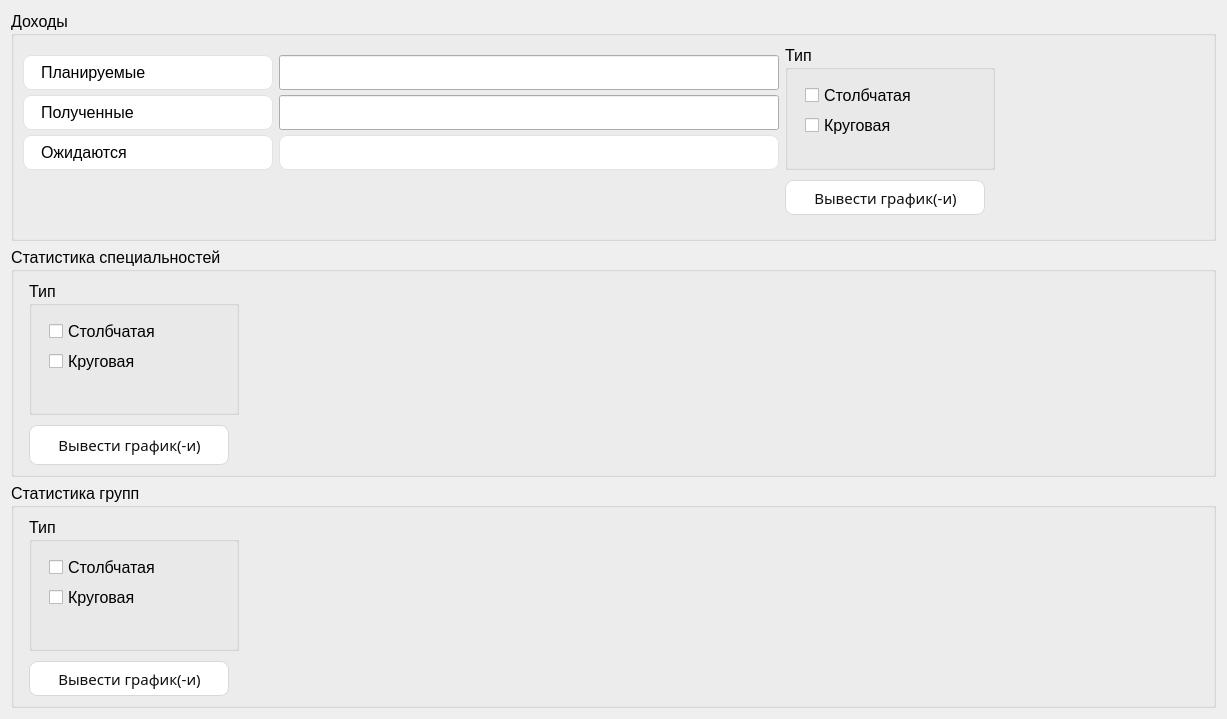
     <widget class="QWidget" name="scrollAreaWidgetContents_2">
      <property name="geometry">
       <rect>
        <x>0</x>
        <y>0</y>
        <width>1227</width>
        <height>710</height>
       </rect>
      </property>
      <layout class="QVBoxLayout" name="verticalLayout_4">
       <item>
        <widget class="QGroupBox" name="groupBox_23">
         <property name="sizePolicy">
          <sizepolicy hsizetype="Expanding" vsizetype="Expanding">
           <horstretch>0</horstretch>
           <verstretch>0</verstretch>
          </sizepolicy>
         </property>
         <property name="minimumSize">
          <size>
           <width>0</width>
           <height>230</height>
          </size>
         </property>
         <property name="maximumSize">
          <size>
           <width>16777215</width>
           <height>250</height>
          </size>
         </property>
         <property name="font">
          <font>
           <pointsize>12</pointsize>
          </font>
         </property>
         <property name="styleSheet">
          <string notr="true"/>
         </property>
         <property name="title">
          <string>Доходы</string>
         </property>
         <property name="flat">
          <bool>true</bool>
         </property>
         <layout class="QFormLayout" name="formLayout_6">
          <property name="verticalSpacing">
           <number>10</number>
          </property>
          <item row="0" column="0">
           <layout class="QFormLayout" name="formLayout_3">
            <property name="sizeConstraint">
             <enum>QLayout::SetDefaultConstraint</enum>
            </property>
            <property name="formAlignment">
             <set>Qt::AlignLeading|Qt::AlignLeft|Qt::AlignTop</set>
            </property>
            <property name="horizontalSpacing">
             <number>6</number>
            </property>
            <property name="verticalSpacing">
             <number>5</number>
            </property>
            <property name="topMargin">
             <number>10</number>
            </property>
            <item row="0" column="0">
             <widget class="QLineEdit" name="lineEdit_55">
              <property name="enabled">
               <bool>true</bool>
              </property>
              <property name="sizePolicy">
               <sizepolicy hsizetype="Fixed" vsizetype="Fixed">
                <horstretch>0</horstretch>
                <verstretch>0</verstretch>
               </sizepolicy>
              </property>
              <property name="minimumSize">
               <size>
                <width>250</width>
                <height>35</height>
               </size>
              </property>
              <property name="maximumSize">
               <size>
                <width>300</width>
                <height>16777215</height>
               </size>
              </property>
              <property name="baseSize">
               <size>
                <width>0</width>
                <height>0</height>
               </size>
              </property>
              <property name="font">
               <font>
                <pointsize>12</pointsize>
               </font>
              </property>
              <property name="styleSheet">
               <string notr="true">QLineEdit {
  border-radius: 8px;
  border: 1px solid #e0e4e7;
  padding: 5px 15px; 
  width: 200px;
  height : 23px;
}
QLineEdit:focus {
  border: 1px solid #d0e3ff;
}
QLineEdit::placeholder {
  color: #767e89;
}</string>
              </property>
              <property name="text">
               <string>Планируемые</string>
              </property>
              <property name="readOnly">
               <bool>true</bool>
              </property>
             </widget>
            </item>
            <item row="0" column="1">
             <widget class="QLineEdit" name="lineEdit_62">
              <property name="sizePolicy">
               <sizepolicy hsizetype="Fixed" vsizetype="Ignored">
                <horstretch>0</horstretch>
                <verstretch>0</verstretch>
               </sizepolicy>
              </property>
              <property name="minimumSize">
               <size>
                <width>500</width>
                <height>35</height>
               </size>
              </property>
              <property name="maximumSize">
               <size>
                <width>500</width>
                <height>16777215</height>
               </size>
              </property>
              <property name="font">
               <font>
                <pointsize>12</pointsize>
               </font>
              </property>
              <property name="styleSheet">
               <string notr="true">QLineEdit {
  border-radius: 8px;
  border: 1px solid #e0e4e7;
  padding: 5px 15px;
}
QLineEdit:focus {
  border: 1px solid #d0e3ff;
}
QLineEdit::placeholder {
  color: #767e89;
}R</string>
              </property>
              <property name="inputMethodHints">
               <set>Qt::ImhNone</set>
              </property>
              <property name="text">
               <string/>
              </property>
              <property name="readOnly">
               <bool>true</bool>
              </property>
              <property name="placeholderText">
               <string/>
              </property>
             </widget>
            </item>
            <item row="2" column="0">
             <widget class="QLineEdit" name="lineEdit_56">
              <property name="minimumSize">
               <size>
                <width>250</width>
                <height>35</height>
               </size>
              </property>
              <property name="maximumSize">
               <size>
                <width>300</width>
                <height>16777215</height>
               </size>
              </property>
              <property name="font">
               <font>
                <pointsize>12</pointsize>
               </font>
              </property>
              <property name="styleSheet">
               <string notr="true">QLineEdit {
  border-radius: 8px;
  border: 1px solid #e0e4e7;
  padding: 5px 15px;
}
QLineEdit:focus {
  border: 1px solid #d0e3ff;
}
QLineEdit::placeholder {
  color: #767e89;
}</string>
              </property>
              <property name="text">
               <string>Полученные</string>
              </property>
              <property name="readOnly">
               <bool>true</bool>
              </property>
             </widget>
            </item>
            <item row="2" column="1">
             <widget class="QLineEdit" name="lineEdit_57">
              <property name="minimumSize">
               <size>
                <width>0</width>
                <height>35</height>
               </size>
              </property>
              <property name="font">
               <font>
                <pointsize>12</pointsize>
               </font>
              </property>
              <property name="styleSheet">
               <string>QLineEdit {
  border-radius: 8px;
  border: 1px solid #e0e4e7;
  padding: 5px 15px;
}
QLineEdit:focus {
  border: 1px solid #d0e3ff;
}
QLineEdit::placeholder {
  color: #767e89;
}R</string>
              </property>
              <property name="readOnly">
               <bool>true</bool>
              </property>
             </widget>
            </item>
            <item row="3" column="0">
             <widget class="QLineEdit" name="lineEdit_58">
              <property name="minimumSize">
               <size>
                <width>250</width>
                <height>35</height>
               </size>
              </property>
              <property name="maximumSize">
               <size>
                <width>300</width>
                <height>16777215</height>
               </size>
              </property>
              <property name="font">
               <font>
                <pointsize>12</pointsize>
               </font>
              </property>
              <property name="styleSheet">
               <string notr="true">QLineEdit {
  border-radius: 8px;
  border: 1px solid #e0e4e7;
  padding: 5px 15px;
}
QLineEdit:focus {
  border: 1px solid #d0e3ff;
}
QLineEdit::placeholder {
  color: #767e89;
}</string>
              </property>
              <property name="text">
               <string>Ожидаются</string>
              </property>
              <property name="readOnly">
               <bool>true</bool>
              </property>
             </widget>
            </item>
            <item row="3" column="1">
             <widget class="QLineEdit" name="lineEdit_59">
              <property name="minimumSize">
               <size>
                <width>0</width>
                <height>35</height>
               </size>
              </property>
              <property name="font">
               <font>
                <pointsize>12</pointsize>
               </font>
              </property>
              <property name="styleSheet">
               <string notr="true">QLineEdit {
  border-radius: 8px;
  border: 1px solid #e0e4e7;
  padding: 5px 15px;
}
QLineEdit:focus {
  border: 1px solid #d0e3ff;
}
QLineEdit::placeholder {
  color: #767e89;
}</string>
              </property>
              <property name="readOnly">
               <bool>true</bool>
              </property>
             </widget>
            </item>
           </layout>
          </item>
          <item row="0" column="1">
           <layout class="QGridLayout" name="gridLayout_2">
            <item row="0" column="1">
             <spacer name="horizontalSpacer">
              <property name="orientation">
               <enum>Qt::Horizontal</enum>
              </property>
              <property name="sizeHint" stdset="0">
               <size>
                <width>40</width>
                <height>20</height>
               </size>
              </property>
             </spacer>
            </item>
            <item row="0" column="0">
             <widget class="QGroupBox" name="groupBox_10">
              <property name="sizePolicy">
               <sizepolicy hsizetype="Expanding" vsizetype="Preferred">
                <horstretch>0</horstretch>
                <verstretch>0</verstretch>
               </sizepolicy>
              </property>
              <property name="font">
               <font>
                <pointsize>12</pointsize>
               </font>
              </property>
              <property name="title">
               <string>Тип</string>
              </property>
              <widget class="QCheckBox" name="checkBox_2">
               <property name="geometry">
                <rect>
                 <x>20</x>
                 <y>40</y>
                 <width>111</width>
                 <height>20</height>
                </rect>
               </property>
               <property name="sizePolicy">
                <sizepolicy hsizetype="Expanding" vsizetype="Fixed">
                 <horstretch>0</horstretch>
                 <verstretch>0</verstretch>
                </sizepolicy>
               </property>
               <property name="font">
                <font>
                 <pointsize>12</pointsize>
                </font>
               </property>
               <property name="text">
                <string>Столбчатая</string>
               </property>
              </widget>
              <widget class="QCheckBox" name="checkBox_3">
               <property name="geometry">
                <rect>
                 <x>20</x>
                 <y>70</y>
                 <width>101</width>
                 <height>20</height>
                </rect>
               </property>
               <property name="sizePolicy">
                <sizepolicy hsizetype="Expanding" vsizetype="Fixed">
                 <horstretch>0</horstretch>
                 <verstretch>0</verstretch>
                </sizepolicy>
               </property>
               <property name="font">
                <font>
                 <pointsize>12</pointsize>
                </font>
               </property>
               <property name="text">
                <string>Круговая</string>
               </property>
              </widget>
             </widget>
            </item>
           </layout>
          </item>
          <item row="1" column="1">
           <widget class="QPushButton" name="pushButton_35">
            <property name="sizePolicy">
             <sizepolicy hsizetype="Ignored" vsizetype="Ignored">
              <horstretch>0</horstretch>
              <verstretch>0</verstretch>
             </sizepolicy>
            </property>
            <property name="minimumSize">
             <size>
              <width>0</width>
              <height>35</height>
             </size>
            </property>
            <property name="maximumSize">
             <size>
              <width>200</width>
              <height>45</height>
             </size>
            </property>
            <property name="font">
             <font>
              <family>Amazon Ember</family>
              <pointsize>-1</pointsize>
              <underline>false</underline>
              <strikeout>false</strikeout>
             </font>
            </property>
            <property name="styleSheet">
             <string notr="true">
QPushButton {
  background-color: #fff;
  border: 1px solid #d5d9d9;
  border-radius: 8px;
  box-shadow: rgba(213, 217, 217, .5) 0 2px 5px 0;
  box-sizing: border-box;
  color: #0f1111;
  cursor: pointer;
  display: inline-block;
  font-family: &quot;Amazon Ember&quot;,sans-serif;
  font-size: 15px;
  line-height: 29px;
  padding: 0 10px 0 11px;
  position: relative;
  text-align: center;
  text-decoration: none;
  user-select: none;
  -webkit-user-select: none;
  touch-action: manipulation;
  vertical-align: middle;
  width: 100px;
box-shadow: rgba(213, 217, 217, .5) 0 2px 5px 0;
}

QPushButton:hover {
  background-color: #f7fafa;
}

QPushButton:focus {
  border-color: #008296;
  box-shadow: rgba(213, 217, 217, .5) 0 2px 5px 0;
  outline: 0;
}</string>
            </property>
            <property name="text">
             <string>Вывести график(-и)</string>
            </property>
           </widget>
          </item>
         </layout>
        </widget>
       </item>
       <item>
        <widget class="QGroupBox" name="groupBox_24">
         <property name="sizePolicy">
          <sizepolicy hsizetype="Expanding" vsizetype="Expanding">
           <horstretch>0</horstretch>
           <verstretch>0</verstretch>
          </sizepolicy>
         </property>
         <property name="minimumSize">
          <size>
           <width>0</width>
           <height>230</height>
          </size>
         </property>
         <property name="maximumSize">
          <size>
           <width>16777215</width>
           <height>16777215</height>
          </size>
         </property>
         <property name="font">
          <font>
           <pointsize>12</pointsize>
          </font>
         </property>
         <property name="styleSheet">
          <string notr="true">QLineEdit {
  border-radius: 8px;
  border: 1px solid #e0e4e7;
  padding: 5px 15px; 
  font: 11pt;
}
QLineEdit:focus {
  border: 1px solid #d0e3ff;
}
QLineEdit::placeholder {
  color: #767e89;
}</string>
         </property>
         <property name="title">
          <string>Статистика специальностей</string>
         </property>
         <property name="flat">
          <bool>true</bool>
         </property>
         <layout class="QFormLayout" name="formLayout_7">
          <property name="verticalSpacing">
           <number>10</number>
          </property>
          <item row="0" column="0">
           <layout class="QFormLayout" name="formLayout_8">
            <property name="sizeConstraint">
             <enum>QLayout::SetDefaultConstraint</enum>
            </property>
            <property name="formAlignment">
             <set>Qt::AlignLeading|Qt::AlignLeft|Qt::AlignTop</set>
            </property>
            <property name="horizontalSpacing">
             <number>6</number>
            </property>
            <property name="verticalSpacing">
             <number>20</number>
            </property>
            <property name="topMargin">
             <number>10</number>
            </property>
           </layout>
          </item>
          <item row="0" column="1">
           <layout class="QGridLayout" name="gridLayout_3">
            <item row="0" column="1">
             <spacer name="horizontalSpacer_2">
              <property name="orientation">
               <enum>Qt::Horizontal</enum>
              </property>
              <property name="sizeHint" stdset="0">
               <size>
                <width>40</width>
                <height>20</height>
               </size>
              </property>
             </spacer>
            </item>
            <item row="0" column="0">
             <widget class="QGroupBox" name="groupBox_13">
              <property name="sizePolicy">
               <sizepolicy hsizetype="Expanding" vsizetype="Expanding">
                <horstretch>0</horstretch>
                <verstretch>0</verstretch>
               </sizepolicy>
              </property>
              <property name="minimumSize">
               <size>
                <width>210</width>
                <height>134</height>
               </size>
              </property>
              <property name="maximumSize">
               <size>
                <width>210</width>
                <height>134</height>
               </size>
              </property>
              <property name="font">
               <font>
                <pointsize>12</pointsize>
               </font>
              </property>
              <property name="title">
               <string>Тип</string>
              </property>
              <widget class="QCheckBox" name="checkBox_4">
               <property name="geometry">
                <rect>
                 <x>20</x>
                 <y>40</y>
                 <width>111</width>
                 <height>20</height>
                </rect>
               </property>
               <property name="sizePolicy">
                <sizepolicy hsizetype="Expanding" vsizetype="Fixed">
                 <horstretch>0</horstretch>
                 <verstretch>0</verstretch>
                </sizepolicy>
               </property>
               <property name="font">
                <font>
                 <pointsize>12</pointsize>
                </font>
               </property>
               <property name="text">
                <string>Столбчатая</string>
               </property>
              </widget>
              <widget class="QCheckBox" name="checkBox_5">
               <property name="geometry">
                <rect>
                 <x>20</x>
                 <y>70</y>
                 <width>101</width>
                 <height>20</height>
                </rect>
               </property>
               <property name="sizePolicy">
                <sizepolicy hsizetype="Expanding" vsizetype="Fixed">
                 <horstretch>0</horstretch>
                 <verstretch>0</verstretch>
                </sizepolicy>
               </property>
               <property name="font">
                <font>
                 <pointsize>12</pointsize>
                </font>
               </property>
               <property name="text">
                <string>Круговая</string>
               </property>
              </widget>
             </widget>
            </item>
           </layout>
          </item>
          <item row="1" column="1">
           <widget class="QPushButton" name="pushButton_36">
            <property name="sizePolicy">
             <sizepolicy hsizetype="Ignored" vsizetype="Ignored">
              <horstretch>0</horstretch>
              <verstretch>0</verstretch>
             </sizepolicy>
            </property>
            <property name="minimumSize">
             <size>
              <width>0</width>
              <height>35</height>
             </size>
            </property>
            <property name="maximumSize">
             <size>
              <width>200</width>
              <height>45</height>
             </size>
            </property>
            <property name="font">
             <font>
              <family>Amazon Ember</family>
              <pointsize>-1</pointsize>
              <underline>false</underline>
              <strikeout>false</strikeout>
             </font>
            </property>
            <property name="styleSheet">
             <string notr="true">
QPushButton {
  background-color: #fff;
  border: 1px solid #d5d9d9;
  border-radius: 8px;
  box-shadow: rgba(213, 217, 217, .5) 0 2px 5px 0;
  box-sizing: border-box;
  color: #0f1111;
  cursor: pointer;
  display: inline-block;
  font-family: &quot;Amazon Ember&quot;,sans-serif;
  font-size: 15px;
  line-height: 29px;
  padding: 0 10px 0 11px;
  position: relative;
  text-align: center;
  text-decoration: none;
  user-select: none;
  -webkit-user-select: none;
  touch-action: manipulation;
  vertical-align: middle;
  width: 100px;
box-shadow: rgba(213, 217, 217, .5) 0 2px 5px 0;
}

QPushButton:hover {
  background-color: #f7fafa;
}

QPushButton:focus {
  border-color: #008296;
  box-shadow: rgba(213, 217, 217, .5) 0 2px 5px 0;
  outline: 0;
}</string>
            </property>
            <property name="text">
             <string>Вывести график(-и)</string>
            </property>
           </widget>
          </item>
         </layout>
        </widget>
       </item>
       <item>
        <widget class="QGroupBox" name="groupBox_25">
         <property name="sizePolicy">
          <sizepolicy hsizetype="Expanding" vsizetype="Fixed">
           <horstretch>0</horstretch>
           <verstretch>0</verstretch>
          </sizepolicy>
         </property>
         <property name="minimumSize">
          <size>
           <width>0</width>
           <height>0</height>
          </size>
         </property>
         <property name="maximumSize">
          <size>
           <width>16777215</width>
           <height>16777215</height>
          </size>
         </property>
         <property name="font">
          <font>
           <pointsize>12</pointsize>
          </font>
         </property>
         <property name="styleSheet">
          <string notr="true">QLineEdit {
  border-radius: 8px;
  border: 1px solid #e0e4e7;
  padding: 5px 15px; 
  font: 11pt;
}
QLineEdit:focus {
  border: 1px solid #d0e3ff;
}
QLineEdit::placeholder {
  color: #767e89;
}</string>
         </property>
         <property name="title">
          <string>Статистика групп</string>
         </property>
         <property name="flat">
          <bool>true</bool>
         </property>
         <layout class="QFormLayout" name="formLayout_9">
          <property name="verticalSpacing">
           <number>10</number>
          </property>
          <item row="0" column="0">
           <layout class="QFormLayout" name="formLayout_10">
            <property name="sizeConstraint">
             <enum>QLayout::SetDefaultConstraint</enum>
            </property>
            <property name="formAlignment">
             <set>Qt::AlignLeading|Qt::AlignLeft|Qt::AlignTop</set>
            </property>
            <property name="horizontalSpacing">
             <number>6</number>
            </property>
            <property name="verticalSpacing">
             <number>5</number>
            </property>
            <property name="topMargin">
             <number>10</number>
            </property>
           </layout>
          </item>
          <item row="0" column="1">
           <layout class="QGridLayout" name="gridLayout_4">
            <item row="0" column="1">
             <spacer name="horizontalSpacer_3">
              <property name="orientation">
               <enum>Qt::Horizontal</enum>
              </property>
              <property name="sizeHint" stdset="0">
               <size>
                <width>40</width>
                <height>20</height>
               </size>
              </property>
             </spacer>
            </item>
            <item row="0" column="0">
             <widget class="QGroupBox" name="groupBox_14">
              <property name="sizePolicy">
               <sizepolicy hsizetype="Expanding" vsizetype="Expanding">
                <horstretch>0</horstretch>
                <verstretch>0</verstretch>
               </sizepolicy>
              </property>
              <property name="minimumSize">
               <size>
                <width>210</width>
                <height>134</height>
               </size>
              </property>
              <property name="maximumSize">
               <size>
                <width>210</width>
                <height>134</height>
               </size>
              </property>
              <property name="font">
               <font>
                <pointsize>12</pointsize>
               </font>
              </property>
              <property name="title">
               <string>Тип</string>
              </property>
              <widget class="QCheckBox" name="checkBox_6">
               <property name="geometry">
                <rect>
                 <x>20</x>
                 <y>40</y>
                 <width>111</width>
                 <height>20</height>
                </rect>
               </property>
               <property name="sizePolicy">
                <sizepolicy hsizetype="Expanding" vsizetype="Fixed">
                 <horstretch>0</horstretch>
                 <verstretch>0</verstretch>
                </sizepolicy>
               </property>
               <property name="font">
                <font>
                 <pointsize>12</pointsize>
                </font>
               </property>
               <property name="text">
                <string>Столбчатая</string>
               </property>
              </widget>
              <widget class="QCheckBox" name="checkBox_7">
               <property name="geometry">
                <rect>
                 <x>20</x>
                 <y>70</y>
                 <width>101</width>
                 <height>20</height>
                </rect>
               </property>
               <property name="sizePolicy">
                <sizepolicy hsizetype="Expanding" vsizetype="Fixed">
                 <horstretch>0</horstretch>
                 <verstretch>0</verstretch>
                </sizepolicy>
               </property>
               <property name="font">
                <font>
                 <pointsize>12</pointsize>
                </font>
               </property>
               <property name="text">
                <string>Круговая</string>
               </property>
              </widget>
             </widget>
            </item>
           </layout>
          </item>
          <item row="1" column="1">
           <widget class="QPushButton" name="pushButton_37">
            <property name="sizePolicy">
             <sizepolicy hsizetype="Ignored" vsizetype="Ignored">
              <horstretch>0</horstretch>
              <verstretch>0</verstretch>
             </sizepolicy>
            </property>
            <property name="minimumSize">
             <size>
              <width>0</width>
              <height>35</height>
             </size>
            </property>
            <property name="maximumSize">
             <size>
              <width>200</width>
              <height>45</height>
             </size>
            </property>
            <property name="font">
             <font>
              <family>Amazon Ember</family>
              <pointsize>-1</pointsize>
              <underline>false</underline>
              <strikeout>false</strikeout>
             </font>
            </property>
            <property name="styleSheet">
             <string notr="true">
QPushButton {
  background-color: #fff;
  border: 1px solid #d5d9d9;
  border-radius: 8px;
  box-shadow: rgba(213, 217, 217, .5) 0 2px 5px 0;
  box-sizing: border-box;
  color: #0f1111;
  cursor: pointer;
  display: inline-block;
  font-family: &quot;Amazon Ember&quot;,sans-serif;
  font-size: 15px;
  line-height: 29px;
  padding: 0 10px 0 11px;
  position: relative;
  text-align: center;
  text-decoration: none;
  user-select: none;
  -webkit-user-select: none;
  touch-action: manipulation;
  vertical-align: middle;
  width: 100px;
box-shadow: rgba(213, 217, 217, .5) 0 2px 5px 0;
}

QPushButton:hover {
  background-color: #f7fafa;
}

QPushButton:focus {
  border-color: #008296;
  box-shadow: rgba(213, 217, 217, .5) 0 2px 5px 0;
  outline: 0;
}</string>
            </property>
            <property name="text">
             <string>Вывести график(-и)</string>
            </property>
           </widget>
          </item>
         </layout>
        </widget>
       </item>
      </layout>
     </widget>
